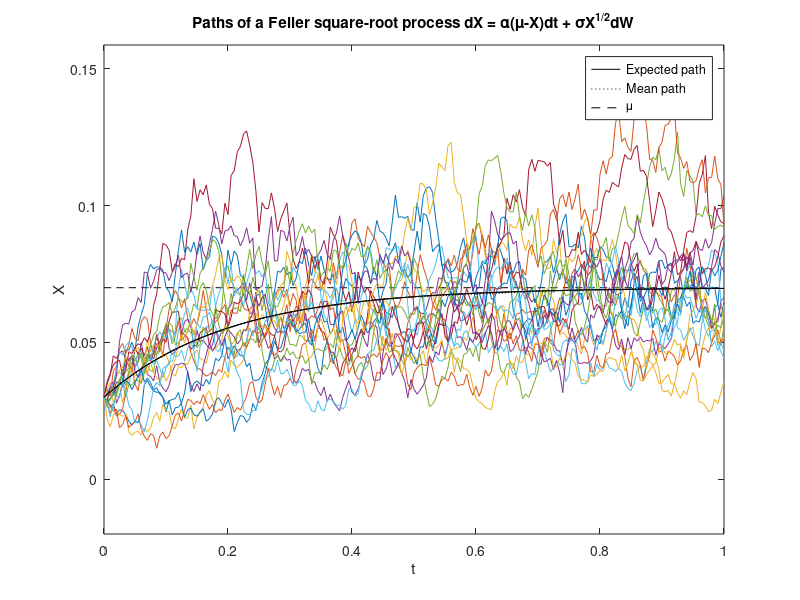
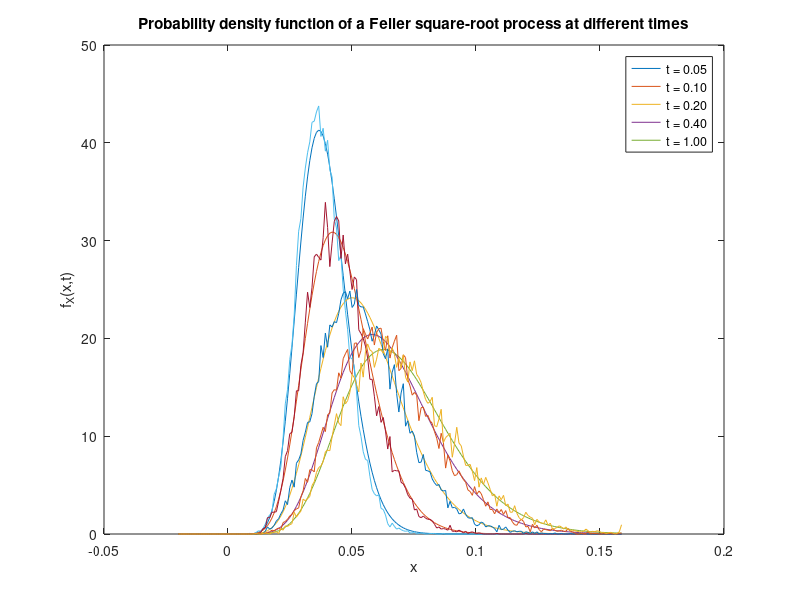
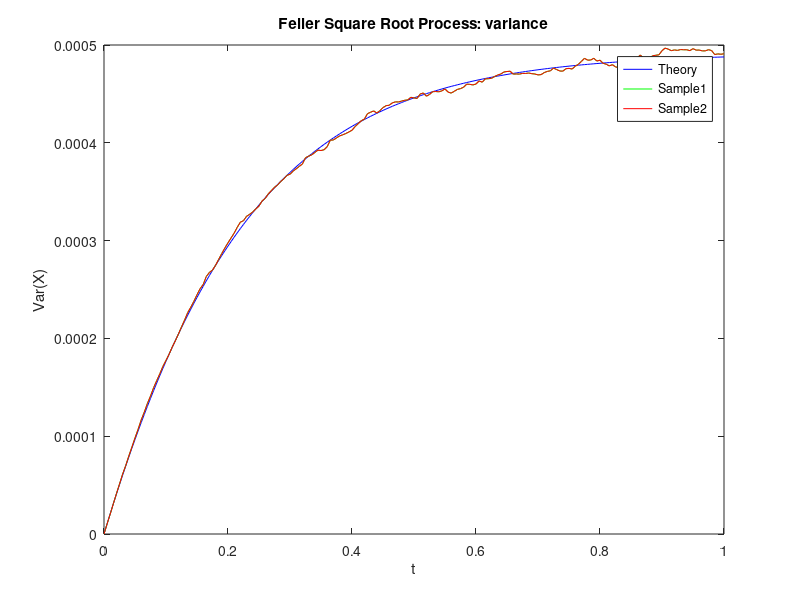

Write MATLAB code to recreate these figures, in order.
%% Monte Carlo simulation of the Feller square-root process
% dX = alpha*(mu-X)*dt + sigma*sqrt(X)*dW
% Used in the Cox-Ingersoll-Ross model and in the Heston stochastic volatility model

% Define parameters and time grid
clear all % clear all variables from memory
npaths = 20000; % number of paths
T = 1; % time horizon
nsteps = 200; % number of time steps
dt = T/nsteps; % time step
t = 0:dt:T; % observation times
alpha = 5; mu = 0.07; sigma = 0.265; % model parameters
%alpha = 5; mu = 0.03; sigma = 0.8; % model parameters
X0 = 0.03; % initial value
Feller_ratio = 2*alpha*mu/sigma^2 % for monitoring

%% Monte Carlo

% Allocate and initialise all paths
X = [X0*ones(1,npaths);zeros(nsteps,npaths)];

tic
% Euler-Maruyama
N = randn(nsteps,npaths); % sample standard normal random numbers
a = sigma^2/alpha*(exp(-alpha*dt)-exp(-2*alpha*dt)); % with analytic moments
b = mu*sigma^2/(2*alpha)*(1-exp(-alpha*dt))^2; % with analytic moments
for i = 1:nsteps % compute and accumulate the increments
   %X(i+1,:) = X(i,:) + alpha*(mu-X(i,:))*dt + sigma*sqrt(X(i,:)*dt).*N(i,:); % plain
    X(i+1,:) = mu+(X(i,:)-mu)*exp(-alpha*dt) + sqrt(a*X(i,:)+b).*N(i,:); % with analytic moments
   %if X(i+1,:) < 0
   %   X(i+1,:) = 0;
   %end
   %X(i+1,:) = X(i+1,:).*(X(i+1,:)>=0);
    X(i+1,:) = max(X(i+1,:),zeros(1,npaths));
end

% Exact method
% d = 4*alpha*mu/sigma^2; % degrees of freedom of the non-central chi square distribution
% k = sigma^2*(1-exp(-alpha*dt))/(4*alpha);
% for i = 1:nsteps % compute and accumulate the increments
%    lambda = 4*alpha*X(i,:)/(sigma^2*(exp(alpha*dt)-1));
%   %X(i+1,:) = icdf('ncx2',rand(1,npaths),d,lambda)*k; i % 80000 times slower than EM
%    X(i+1,:) = ncx2rnd(d,lambda,1,npaths)*k; % 40 times slower than EM
% end
toc

%% Expected, mean and sample paths
close all
figure(1)
EX = mu + (X0-mu)*exp(-alpha*t); % expected path It is the same of the Ornstein-Uhlenbeck process
plot(t,EX,'k',t,mean(X,2),':k',t,mu*ones(size(t)),'k--',t,X(:,1:1000:end),t,EX,'k',t,mean(X,2),':k')
legend('Expected path','Mean path','\mu')
xlabel('t')
ylabel('X')
sdevinfty = sigma*sqrt(mu/(2*alpha));
ylim([-0.02 mu+4*sdevinfty])
title('Paths of a Feller square-root process dX = \alpha(\mu-X)dt + \sigmaX^{1/2}dW')
print('-dpng','fsrppaths.png')

%% Variance = mean square deviation

var1 = (sigma^2/alpha)*(exp(-alpha*t)-exp(-2*alpha*t));
var2 = mu*(sigma^2/(2*alpha))*(1-exp(-alpha*t)).^2;

var3 = X0*var1+var2;

Xvar = var(X,0,2);

figure(2)
plot(t,var3,'b', t,Xvar,'g', t,mean((X-transpose(EX)).^2,2),'r')
legend('Theory', 'Sample1', 'Sample2')
xlabel('t')
ylabel('Var(X)')
title('Feller Square Root Process: variance')

%% Probability density function at different times
t2 = [0.05 0.1 0.2 0.4 1];
x = linspace(-0.02,mu+4*sdevinfty,200);
k = sigma^2*(1-exp(-alpha*t2))/(4*alpha);
d = 4*alpha*mu/sigma^2;
lambda = 4*alpha*X0./(sigma^2*(exp(alpha*t2)-1)); % non-centrality parameter
fa = zeros(length(x),length(t2)); % analytical
fs = zeros(length(x),length(t2)); % sampled
for i = 1:length(t2)
    fa(:,i) = pdf('ncx2',x/k(i),d,lambda(i))/k(i);
    fs(:,i) = hist(X(t2(i)*nsteps,:),x)/(npaths*(x(2)-x(1)));
end
figure(3)
plot(x,fa,x,fs)
xlabel('x')
ylabel('f_X(x,t)')
legend('t = 0.05','t = 0.10','t = 0.20','t = 0.40','t = 1.00')
title('Probability density function of a Feller square-root process at different times')
print('-dpng','fsrpdensities.png')
